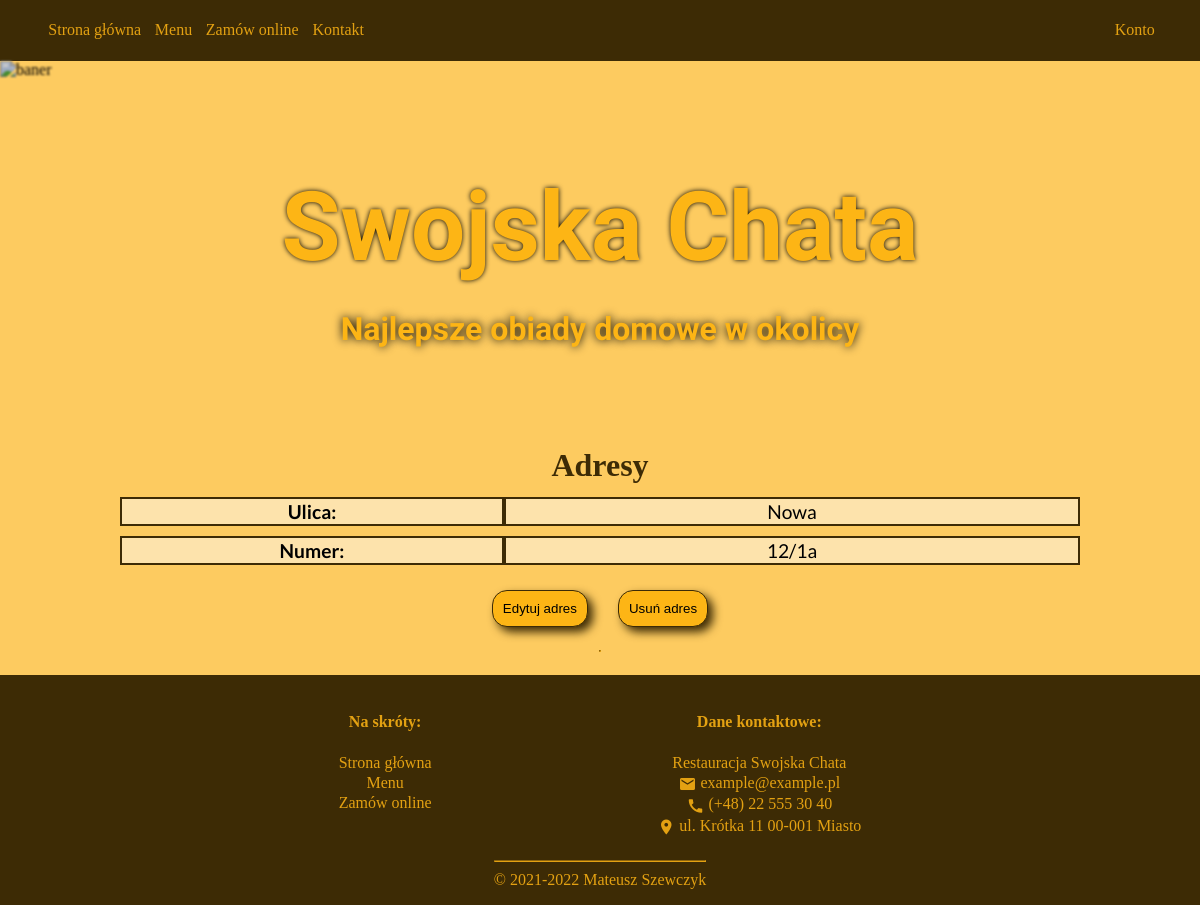
Before: /panel.php?form=Konto&card=addresses (signed in) with the older database file.
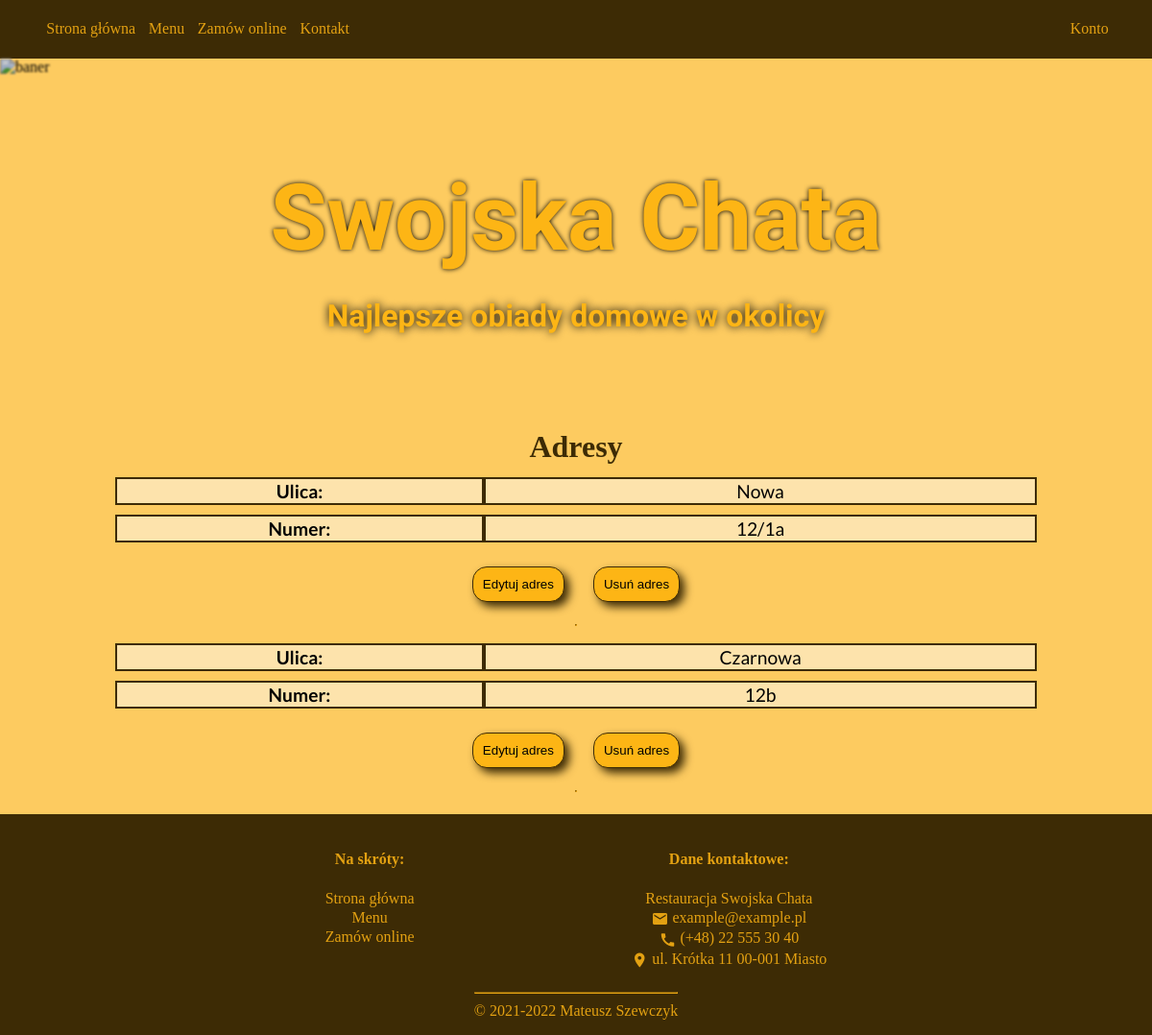
After: the same page with the newer database file.
### tables this page shows
CREATE TABLE `adres` (
  `ID` int(11) NOT NULL,
  `user_ID` int(11) NOT NULL,
  `ulica` varchar(100) NOT NULL,
  `numer` varchar(6) NOT NULL
);

### classes/Database.php (called while the page is built, shortened)
<?php
  class Database
  {
    private $mysqli;
    function __construct($server, $user, $passwd, $base)
    {
      $this->mysqli = new mysqli($server, $user, $passwd, $base);
    }
    public function select($sql, $fields) {
        $content = array();
        if ($result = $this->mysqli->query($sql)) {
            $count_fields = count($fields);
            $j = 0;
            $content = array();
            while ($row = $result->fetch_object()) {
                $content[] = array();
                for ($i = 0; $i < $count_fields; $i++) {
                    $p = $fields[$i];
                    $q = $row->$p;
                    $content[$j] += [$p => $q];
                }
                $j++;
            }
        }
        return $content;
    }
  }
?>

### classes/Manager.php (the view, shortened to what this page needs)
<?php
  class Manager extends UserLogged
  {
    public $userID = 0;
    public function authorization(){
      $user = unserialize($_SESSION['userID']);
      $this->userID = $user->userID;
    }
      ?>
      <?php
    public function addresses($db, $uid){
      $sql = "SELECT `ID`, `user_ID`, `ulica`, `numer` FROM `adres` WHERE `user_ID` = $uid";
      $fields = ['ID','ulica','numer'];
      $result = array();
      $is_error = false;
      try{
        if($db->select($sql, $fields) != 0){
            $result = $db->select($sql, $fields);
        }
        else{
            throw new Exception();
        }
      }
      catch (Exception | mysqli_sql_exception $exception){
          $db->rollback();
          $is_error = true;
          echo "Błąd dostępu do bazy danych";
      }
      $labels = [
        'ulica' => 'Ulica',
        'numer' => 'Numer'
      ];
      if(!$is_error){
        foreach ($result as $key => $val){
            echo "<table id='{$val['ID']}' class='menu_cat'>";
            if($key === 0){
              echo '<caption>Adresy</caption>';
            }
            echo "<tbody>";
            foreach ($val as $k => $value) {
              if($k !== 'ID'){
                $value = htmlspecialchars($value);
                echo '<tr>';
                echo '<td class="labels"><b>'.$labels[$k].':</b> </td>';
                echo '<td>'.$value.'</td>';
                echo '</tr>';
              }
            }
            echo '</tbody>';
            echo "</table>";
            echo '<span><button type="button" name="edit" id="edit" onclick="location.href=\'panel.php?form=Konto&card=addresses&edit='.$val['ID'].'\'">Edytuj adres</button>';
            echo '<button type="button" name="delete" id="delete" onclick="location.href=\'panel.php?form=Konto&card=addresses&delete='.$val['ID'].'\'">Usuń adres</button></span>';
            echo "<hr />";
        }
      }
    }
        ?>
      <?php
    public function show($db){
      $uid = $this->userID;
      if($uid > 0){
        if(isset($_GET['card'])){
          $card = $_GET['card'];
          switch ($card) {
            case 'addresses':
              $this->addresses($db, $uid);
              break;
          }
        }
        else{
          $this->main($db, $uid);
        }
      }
    }
  }
?>

Changed rows visible on the page:
added adres: k "Ulica", ulica "Czarnowa", k "Numer", numer "12b"
